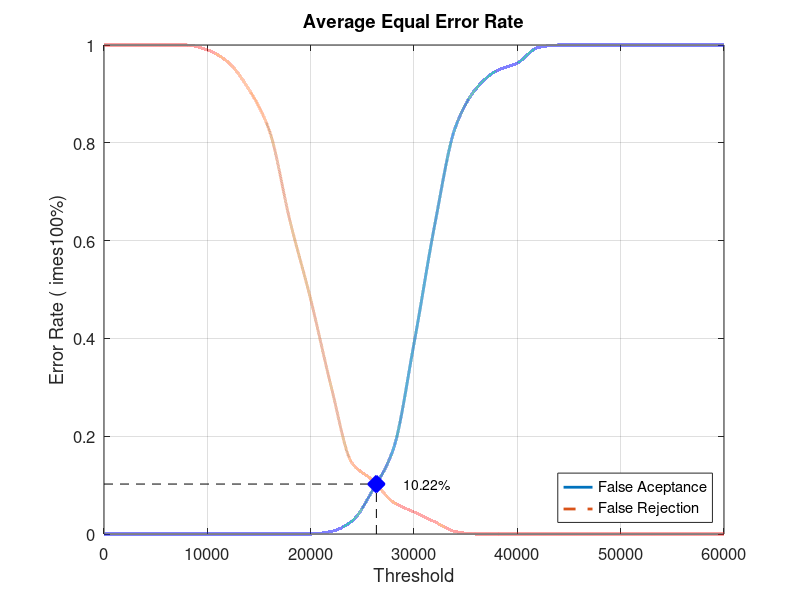
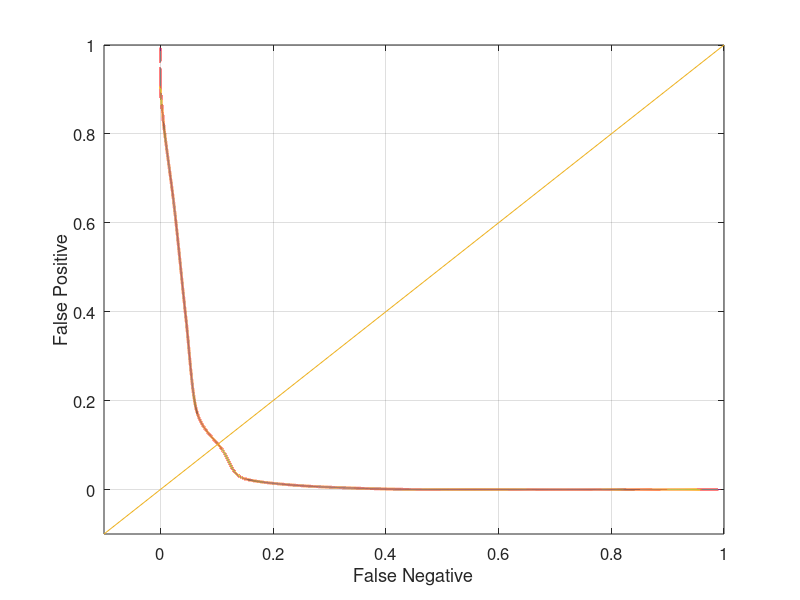

Source code (MATLAB) for these figures, in order:
close all;
clear;
clc;
x = 0:2000:60000;
xq = 0:0.5:60000;

y0 = [0 0 0 0 0 0 0 0 0 0 0 0.00526316 0.0263158 0.0894737 0.173684 0.389474 0.631579 0.831579 0.910526 0.947368 0.963158 0.994737 1 1 1 1 1 1 1 1 1]
yy0 = interp1(x, y0, xq, 'pchip');
y1 = [1 1 1 1 1 0.99 0.965 0.91 0.825 0.64 0.48 0.3 0.145 0.11 0.065 0.045 0.025 0.005 0 0 0 0 0 0 0 0 0 0 0 0 0]
yy1 = interp1(x, y1, xq, 'pchip');

% Calculating EER: 
y2 = abs(y0 - y1);
find(y2 == min(y2))
yy2 = abs(yy0 - yy1);
xEER = find(yy2 == min(yy2));
xEERIndex = xq(xEER) % X-axis EER
yEER = yy0(xEER) % Y-axis EER

main = figure
plot(xq, yy0,'-','LineWidth', 2);	hold on
plot(xq, yy1,'--','LineWidth', 2);	hold on
plot([xEERIndex xEERIndex], [0 yEER], 'k--');	hold on
plot([0 xEERIndex], [yEER yEER], 'k--');	hold on
plot(xEERIndex, yEER, 'bx', 'LineWidth', 10);	hold on
text(xEERIndex + 10 * xEERIndex / 100, yEER, [num2str(round((10000 * yEER)) / 100) '%'])
legend('False Aceptance', 'False Rejection', 'Location', 'SouthEast')
xlabel('Threshold')
ylabel('Error Rate (	imes100%)')
title('Average Equal Error Rate')
set(gca, 'FontSize', 12)
axis([0 60000 0 1])
grid on

print(main, 'Database5_2Main', '-dpng');
FNRxFPR = figure('Color', [1 1 1]);
plot(yy1, yy0, '-', yy1, yy0, 'LineWidth', 2);
hold on
y = -0.1:0.1:1
plot(y, y); 
set(gca, 'FontSize', 12)
xlabel('False Negative')
ylabel('False Positive')
axis([-0.1 1 -0.1 1])
set(gca, 'FontSize', 12)
grid on

print(FNRxFPR, 'Database5_2FNRxFPR','-dpng');
